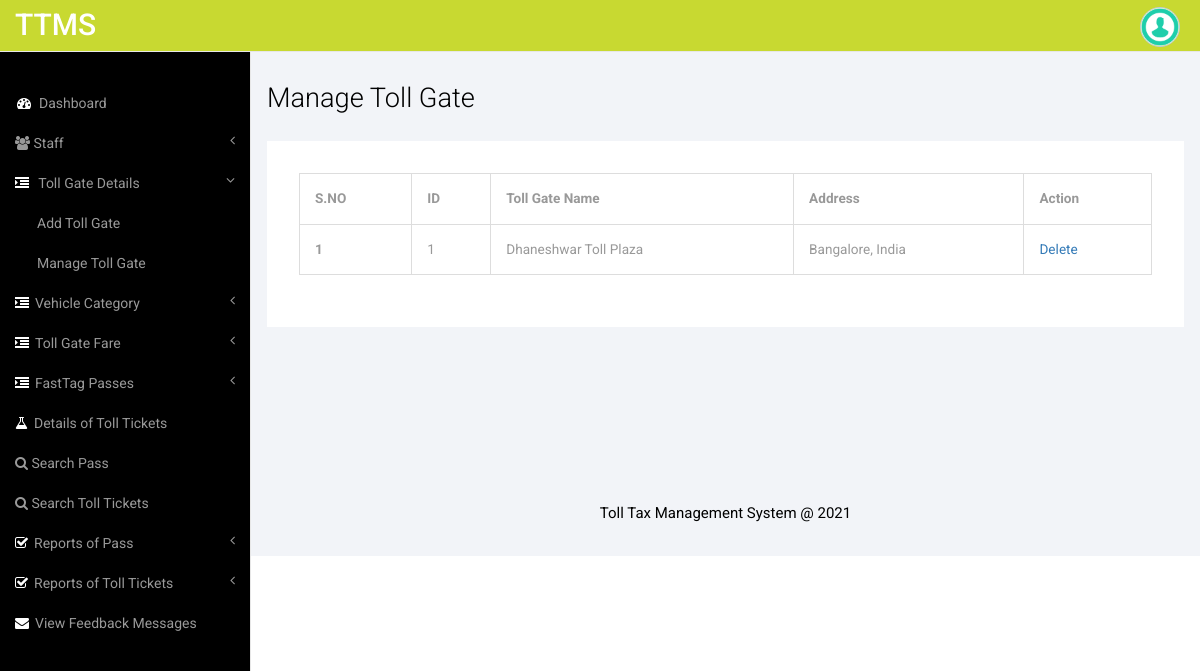
Page /admin/manage-toll-gate.php (signed in) on the committed database.
### tables this page shows
CREATE TABLE `tbltollgate` (
  `ID` int(10) NOT NULL,
  `TollGateName` varchar(120) DEFAULT NULL,
  `Address` varchar(120) DEFAULT NULL,
  `CreationDate` timestamp NOT NULL DEFAULT CURRENT_TIMESTAMP ON UPDATE CURRENT_TIMESTAMP
);

### admin/manage-toll-gate.php (the view, shortened to what this page needs)
<?php
include('includes/dbconnection.php');
if (strlen($_SESSION['ttmsaid']==0)) {
  header('location:logout.php');
  } else{
  ?>
<!DOCTYPE HTML>
<html>
<head>
<link href="css/bootstrap.min.css" rel='stylesheet' type='text/css' />
<link href="css/style.css" rel='stylesheet' type='text/css' />
<link href="css/font-awesome.css" rel="stylesheet">
</head>
<body>
<div id="wrapper">
     <?php include_once('includes/sidebar.php');?>
        <?php include_once('includes/header.php');?>
        <div id="page-wrapper">
        <div class="col-md-12 graphs">
	   <div class="xs">
  	 <h3>Manage Toll Gate</h3>
	<div class="bs-example4" data-example-id="simple-responsive-table">
    <div class="table-responsive">
      <table class="table table-bordered">
        <thead>
          <tr>
            <th>S.NO</th>
            <th>ID</th>
            <th>Toll Gate Name</th>
			<th>Address</th>
            <th>Action</th>
            </tr>
        </thead>
        <tbody>
           <?php
$ret=mysqli_query($con,"select *from  tbltollgate");
$cnt=1;
while ($row=mysqli_fetch_array($ret)) {
?>
          <tr>
            <th scope="row"><?php echo $cnt;?></th>
             <td><?php  echo $row['ID'];?></td>
                  <td><?php  echo $row['TollGateName'];?></td>
                  <td><?php  echo $row['Address'];?></td>
                  <td><a href="Delete-toll-gate.php?editid=<?php echo $row['ID'];?>" onclick="return confirm('Do you really want to delete?');">Delete</a></td>
                </tr>
                <?php
$cnt=$cnt+1;
}?>
        </tbody>
      </table>
    </div>
  </div>
  </div>
  <?php include_once('includes/footer.php');?>
   </div>
      </div>
   </div>
<link href="css/custom.css" rel="stylesheet">
</body>
</html>
<?php }  ?>

### admin/css/style.css (style rules this page uses)
h4, h5, h6, h1, h2, h3 { margin-top: 0; }
html, body { font-family: 'Roboto', sans-serif; font-size: 100%; background:#000; overflow-x: hidden; }
body a { transition:0.5s all; -webkit-transition:0.5s all; -moz-transition:0.5s all; -o-transition:0.5s all; -ms-transition:0.5s all; }
.graphs { padding: 2em 1em; background: #f2f4f8; font-family: 'Roboto', sans-serif; }
.bs-example4 { background: #fff; padding: 2em; }
.xs h3, .widget_head { color:#000; font-size:1.7em; font-weight:300; margin-bottom: 1em; }
.table > thead > tr > th, .table > tbody > tr > th, .table > tfoot > tr > th, .table > thead > tr > td, .table > tbody > tr > td, .table > tfoot > tr > td { border-top: none !important; }
.table > thead > tr > th, .table > tbody > tr > th, .table > tfoot > tr > th, .table > thead > tr > td, .table > tbody > tr > td, .table > tfoot > tr > td { font-size: 0.85em; color: #999; }
.table td, .table>tbody>tr>td, .table>tbody>tr>th, .table>tfoot>tr>td, .table>tfoot>tr>th, .table>thead>tr>td, .table>thead>tr>th { padding:15px !important; }
.table > thead > tr > th { border-bottom: 1px solid #ddd !important; }

### admin/css/custom.css (style rules this page uses)
#wrapper { width: 100%; }
#page-wrapper { min-height: 568px; background-color: #fff; }
@media (min-width:768px) { #page-wrapper { position: inherit; margin: 0 0 0 250px; border-left: 1px solid #e7e7e7; } }

### rows in the picture
tbltollgate: ID "1", TollGateName "Dhaneshwar Toll Plaza", Address "Bangalore, India"
